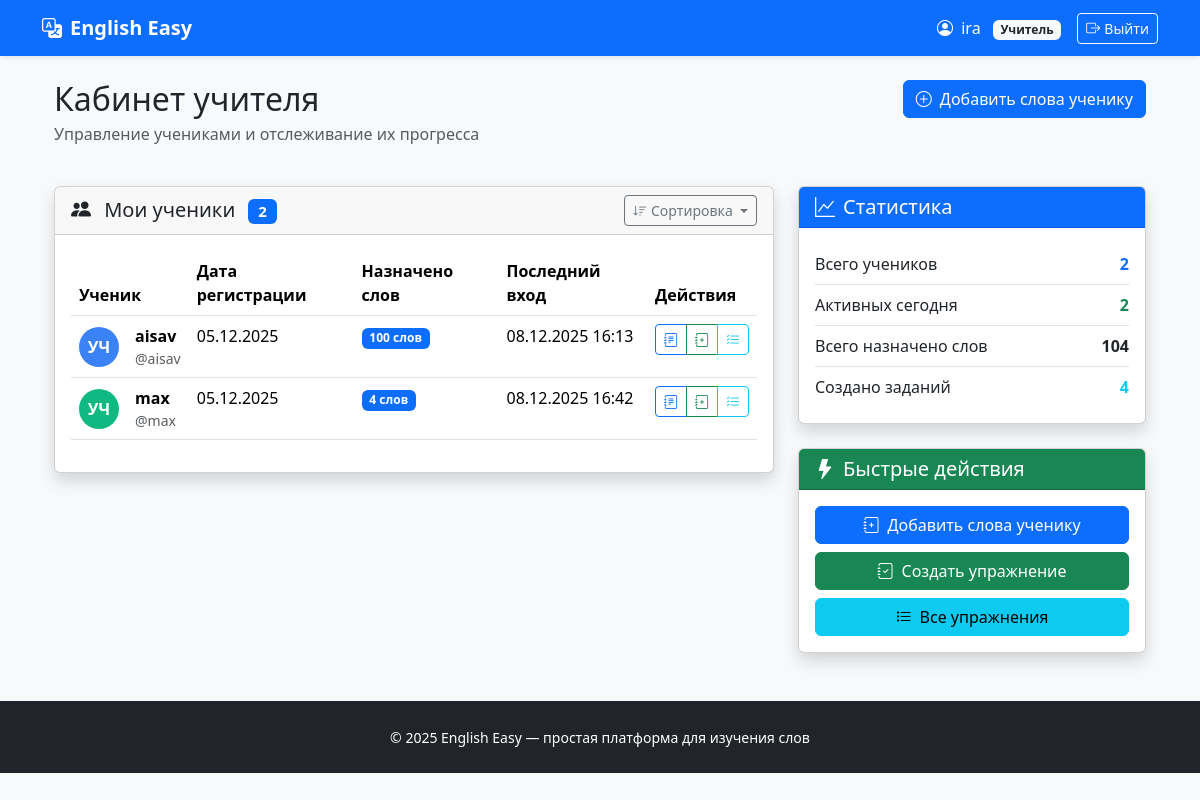
The app's page /dashboard/teacher/ (signed in), older data.
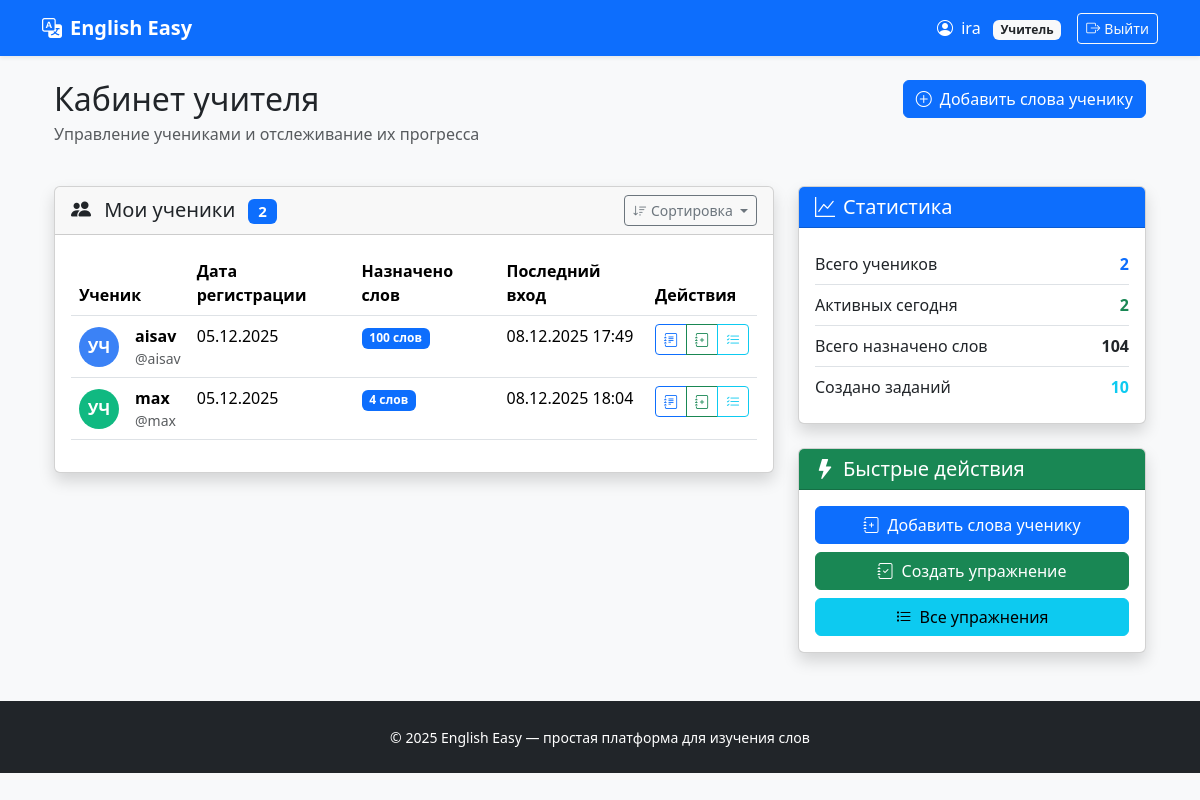
The same page, newer data.
### users/models.py (models this page shows, shortened)
class User(AbstractUser):
    ROLE_CHOICES = (
        ('teacher', 'Учитель'),
        ('student', 'Ученик'),
    )
    role = models.CharField(max_length=10, choices=ROLE_CHOICES, default='student')
    def is_teacher(self):
        return self.role == 'teacher'

### dashboard/views.py (the view)
# urls.py: path('teacher/', views.teacher_dashboard, name='teacher'),
@login_required
def teacher_dashboard(request):
    if not request.user.is_teacher():
        return redirect('dashboard:home')
    students = User.objects.filter(role='student')
    total_words = 0
    active_today_count = 0
    today = date.today()
    for student in students:
        total_words += student.assigned_words.count()
        if student.last_login and student.last_login.date() == today:
            active_today_count += 1
    context = {
        'students': students,
        'total_words': total_words,
        'active_today_count': active_today_count,
        'today': today,
    }
    return render(request, 'dashboard/teacher.html', context)

### dashboard/templates/dashboard/teacher.html (shortened to what the changed rows need)
{% extends 'base.html' %}
{% block content %}
    <div class="container-fluid mt-4">
        <div class="row mb-4">
            <div class="col">
                <h1 class="h2 mb-1">Кабинет учителя</h1>
            </div>
        </div>
        {% if students %}
            <div class="row">
                <div class="col-md-8">
                    <div class="card shadow">
                        <div class="card-header d-flex justify-content-between align-items-center">
                            <h5 class="mb-0">
                                <i class="bi bi-people-fill me-2"></i>
                                Мои ученики
                                <span class="badge bg-primary ms-2">{{ students.count }}</span>
                            </h5>
                            <div class="dropdown">
                                <button class="btn btn-sm btn-outline-secondary dropdown-toggle" type="button"
                                        data-bs-toggle="dropdown">
                                    <i class="bi bi-sort-down me-1"></i>Сортировка
                                </button>
                            </div>
                        </div>
                        <div class="card-body">
                            <div class="table-responsive">
                                <table class="table table-hover" id="studentsTable">
                                    <thead>
                                    <tr>
                                        <th>Ученик</th>
                                        <th>Дата регистрации</th>
                                        <th>Назначено слов</th>
                                        <th>Последний вход</th>
                                        <th>Действия</th>
                                    </tr>
                                    </thead>
                                    <tbody>
                                    {% for student in students %}
                                        <tr>
                                            <td>
                                                <div class="d-flex align-items-center">
                                                    <div class="avatar-circle me-3"
                                                         style="background-color: {% cycle '#3B82F6' '#10B981' '#F59E0B' '#EF4444' '#8B5CF6' %}; width: 40px; height: 40px;">
                                                <span class="avatar-text" style="font-size: 1rem;">
                                                    {{ student.first_name|first|default:"У" }}{{ student.last_name|first|default:"Ч" }}
                                                </span>
                                                    </div>
                                                    <div>
                                                        <strong>{{ student.get_full_name|default:student.username }}</strong>
                                                        <div class="text-muted small">@{{ student.username }}</div>
                                                    </div>
                                                </div>
                                            </td>
                                            <td>{{ student.date_joined|date:"d.m.Y" }}</td>
                                            <td>
                                        <span class="badge bg-primary">
                                            {{ student.assigned_words.count }} слов
                                        </span>
                                            </td>
                                            <td>
                                                {% if student.last_login %}
                                                    {{ student.last_login|date:"d.m.Y H:i" }}
                                                {% else %}
                                                    <span class="text-muted">Еще не входил</span>
                                                {% endif %}
                                            </td>
                                            <td>
                                                <div class="btn-group btn-group-sm">
                                                    <a href="{% url 'vocabulary:teacher_panel' student.id %}"
                                                       class="btn btn-outline-primary" title="Управление словами">
                                                        <i class="bi bi-journal-text"></i>
                                                    </a>
                                                    <a href="{% url 'exercises:select_type_for_student' student.id %}"
                                                       class="btn btn-outline-success" title="Создать задание">
                                                        <i class="bi bi-journal-plus"></i>
                                                    </a>
                                                    <a href="{% url 'exercises:teacher_exercises_for_student' student.id %}"
                                                       class="btn btn-outline-info" title="Просмотр заданий">
                                                        <i class="bi bi-list-check"></i>
                                                    </a>
                                                </div>
                                            </td>
                                        </tr>
                                    {% endfor %}
                                    </tbody>
                                </table>
                            </div>
                        </div>
                    </div>
                </div>
                <div class="col-md-4">
                    <div class="card shadow mb-4">
                        <div class="card-header bg-primary text-white">
                            <h5 class="mb-0">
                                <i class="bi bi-graph-up me-2"></i>Статистика
                            </h5>
                        </div>
                        <div class="card-body">
                            <div class="list-group list-group-flush">
                                <div class="list-group-item d-flex justify-content-between align-items-center px-0">
                                    <span>Всего учеников</span>
                                    <strong class="text-primary">{{ students.count }}</strong>
                                </div>
                                <div class="list-group-item d-flex justify-content-between align-items-center px-0">
                                    <span>Активных сегодня</span>
                                    <strong class="text-success">{{ active_today_count }}</strong>
                                </div>
                                <div class="list-group-item d-flex justify-content-between align-items-center px-0">
                                    <span>Всего назначено слов</span>
                                    <strong>{{ total_words }}</strong>
                                </div>
                                <div class="list-group-item d-flex justify-content-between align-items-center px-0">
                                    <span>Создано заданий</span>
                                    <strong class="text-info">
                                        {{ request.user.created_exercises.count }}
                                    </strong>
                                </div>
                            </div>
                        </div>
                    </div>
                    <div class="card shadow">
                        <div class="card-header bg-success text-white">
                            <h5 class="mb-0">
                                <i class="bi bi-lightning-fill me-2"></i>Быстрые действия
                            </h5>
                        </div>
                        <div class="card-body">
                            <div class="d-grid gap-2">
                                <a href="{% url 'vocabulary:select_student' %}" class="btn btn-primary">
                                    <i class="bi bi-journal-plus me-2"></i>Добавить слова ученику
                                </a>
                                <a href="{% url 'exercises:select_type' %}" class="btn btn-success">
                                    <i class="bi bi-journal-check me-2"></i>Создать упражнение
                                </a>
                                <a href="{% url 'exercises:teacher_exercises' %}" class="btn btn-info">
                                    <i class="bi bi-list-task me-2"></i>Все упражнения
                                </a>
                            </div>
                        </div>
                    </div>
                </div>
            </div>
        {% endif %}
    </div>
{% endblock %}

### templates/base.html (shortened to what this page needs)
<!DOCTYPE html>
<html lang="ru">
<head>
    <link href="https://cdn.jsdelivr.net/npm/bootstrap@5.3.3/dist/css/bootstrap.min.css" rel="stylesheet">
    <link href="https://cdn.jsdelivr.net/npm/bootstrap-icons@1.11.0/font/bootstrap-icons.css" rel="stylesheet">
</head>
<body>
<nav class="navbar navbar-expand-lg navbar-dark bg-primary shadow-sm">
    <div class="container">
        <a class="navbar-brand fw-bold" href="{% url 'users:home' %}">
            <i class="bi bi-translate me-2"></i>English Easy
        </a>
        <div class="navbar-nav ms-auto align-items-center">
            {% if user.is_authenticated %}
                <span class="text-white me-3">
                    <i class="bi bi-person-circle me-1"></i>
                    {{ user.username }}
                    {% if user.is_teacher %}
                        <span class="badge bg-light text-dark ms-2">Учитель</span>
                    {% else %}
                        <span class="badge bg-success text-white ms-2">Ученик</span>
                    {% endif %}
                </span>
                <form method="post" action="{% url 'users:logout' %}" class="d-inline">
                    <button type="submit" class="btn btn-outline-light btn-sm">
                        <i class="bi bi-box-arrow-right me-1"></i>Выйти
                    </button>
                </form>
            {% else %}
                <a href="{% url 'users:home' %}#login" class="btn btn-outline-light btn-sm">
                    <i class="bi bi-box-arrow-in-right me-1"></i>Вход
                </a>
            {% endif %}
        </div>
    </div>
</nav>
<main class="container mt-4 mb-5">
    {% block content %}
    {% endblock %}
</main>
<footer class="bg-dark text-white py-4 mt-auto">
    <div class="container text-center">
        <small>© 2025 English Easy — простая платформа для изучения слов</small>
    </div>
</footer>
</body>
</html>

Row changes from the older to the newer data that the page shows:
changed User "ira": user.created_exercises.count "4" → "10"
changed User "aisav": last_login "08.12.2025 16:13" → "08.12.2025 17:49"
changed User "max": last_login "08.12.2025 16:42" → "08.12.2025 18:04"
